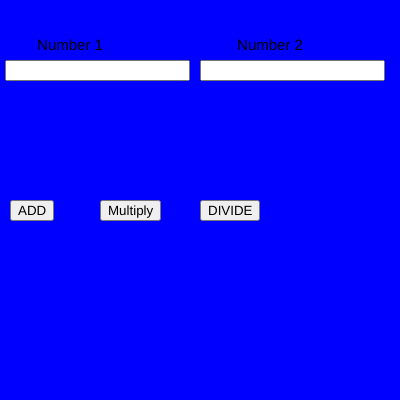
Frame 1 (no input)
Frame 60 (no input): identical to frame 1, image omitted
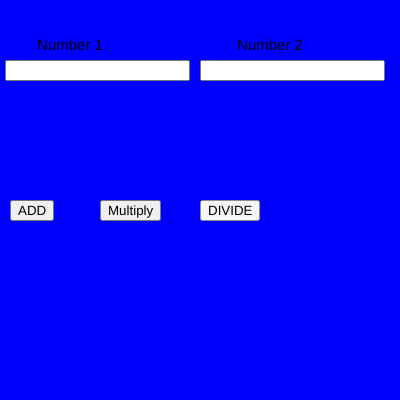
Frame 120 (the mouse pressed at the canvas centre since frame 60)

The p5.js sketch that drew these frames (run headless with seeded random() and noise() and a simulated clock; from frame 60 on, the mouse is pressed at the canvas centre):

// p5.js sketch
// ── sketch.js
var n1,n2;
var b1,b2,b3,b4;

function setup() {
  
  createCanvas(400, 400);
  
  num1 = createInput();
  num1.position(5, 60);
  
  num2 = createInput();
  num2.position(200, 60);
  
  b1 = createButton("ADD");
  b1.position(10, 200);
  b1.mousePressed(add);
  
  b2 = createButton("Multiply");
  b2.position(100, 200);
  b2.mousePressed(mul);
  
  b3=createButton("DIVIDE"); 
  b3.position(200,200);
  b3.mousePressed(div);

  textAlign(CENTER);
  textSize(15);
}

function draw() {
  background("blue")
  text("Number 1",70,50)
  text("Number 2",270,50)
  
  n1 = parseInt(num1.value())
  n2 = parseInt(num2.value())





}

function add(){
console.log(n1+n2)
}
function mul(){
  console.log(n1*n2)
}
function div(){
  console.log(n1/n2)
}
